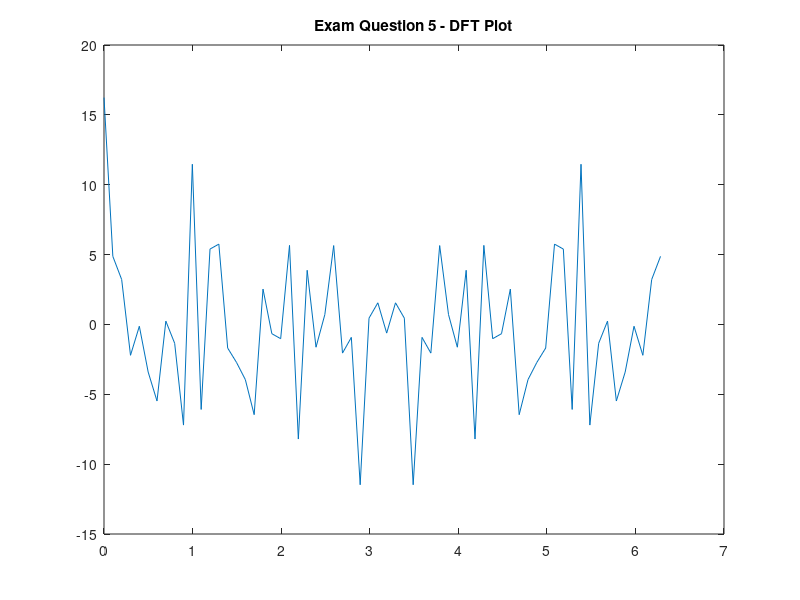

This chart was generated by the following MATLAB code:
function randptgen()

t = linspace(0,2*pi,64);
y = cos(10*t)+sin(3*t);
for i = 1:length(t)
    k = 1;
    y(i) = randn * y(i);
end
df = fft(y);
plot(t,df);
title('Exam Question 5 - DFT Plot')
return
end

